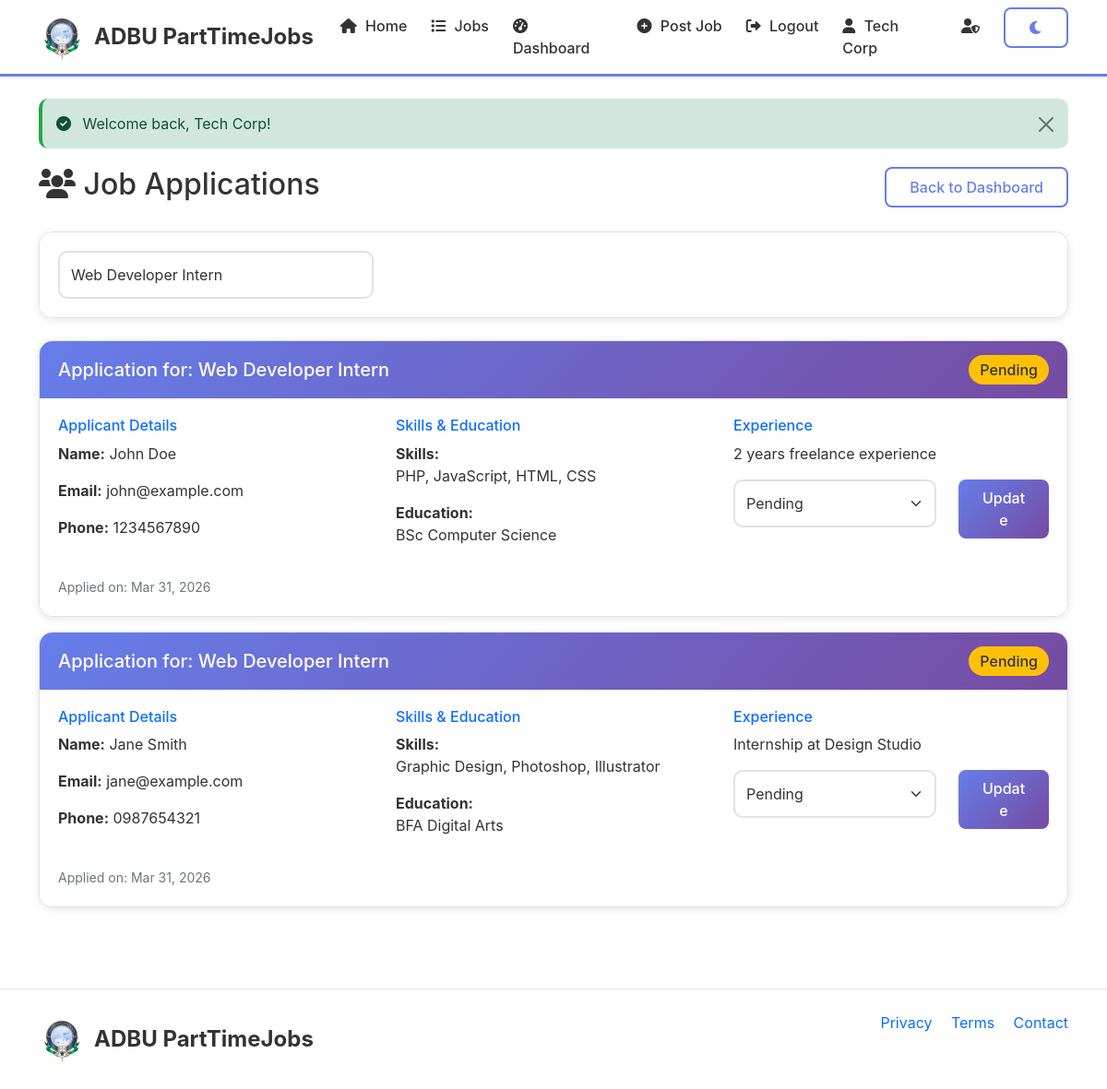
The app's page /pages/view-applications.php?job_id=1 (signed in) with its own data.
### tables this page shows
CREATE TABLE applications (
    id INT AUTO_INCREMENT PRIMARY KEY,
    job_id INT NOT NULL,
    user_id INT NOT NULL,
    status ENUM('pending', 'accepted', 'rejected') DEFAULT 'pending',
    applied_at TIMESTAMP DEFAULT CURRENT_TIMESTAMP,
    FOREIGN KEY (job_id) REFERENCES jobs(id) ON DELETE CASCADE,
    FOREIGN KEY (user_id) REFERENCES users(id) ON DELETE CASCADE
);

CREATE TABLE jobs (
    id INT AUTO_INCREMENT PRIMARY KEY,
    employer_id INT NOT NULL,
    title VARCHAR(200) NOT NULL,
    company VARCHAR(100),
    description TEXT,
    requirements TEXT,
    location VARCHAR(100),
    salary VARCHAR(50),
    job_type ENUM('remote', 'hybrid', 'onsite') DEFAULT 'onsite',
    category VARCHAR(50),
    posted_at TIMESTAMP DEFAULT CURRENT_TIMESTAMP,
    deadline DATE,
    status ENUM('active', 'closed') DEFAULT 'active',
    FOREIGN KEY (employer_id) REFERENCES users(id) ON DELETE CASCADE
);

CREATE TABLE users (
    id INT AUTO_INCREMENT PRIMARY KEY,
    username VARCHAR(50) UNIQUE NOT NULL,
    email VARCHAR(100) UNIQUE NOT NULL,
    password VARCHAR(255) NOT NULL,
    user_type ENUM('student', 'employer') NOT NULL,
    full_name VARCHAR(100),
    phone VARCHAR(20),
    created_at TIMESTAMP DEFAULT CURRENT_TIMESTAMP
);

CREATE TABLE student_profiles (
    id INT AUTO_INCREMENT PRIMARY KEY,
    user_id INT UNIQUE,
    skills TEXT,
    education TEXT,
    experience TEXT,
    certificates TEXT,
    FOREIGN KEY (user_id) REFERENCES users(id) ON DELETE CASCADE
);

### includes/config.php (called while the page is built, shortened)
<?php
function formatDate($date) {
    return date('M d, Y', strtotime($date));
}
?>

### pages/view-applications.php (the view, shortened to what this page needs)
<?php
require_once '../includes/config.php';
require_once '../includes/header.php';
$employer_id = $_SESSION['user_id'];
$job_id = isset($_GET['job_id']) ? (int)$_GET['job_id'] : 0;
$jobs = $conn->prepare("SELECT id, title FROM jobs WHERE employer_id = ? ORDER BY posted_at DESC");
$jobs->execute([$employer_id]);
$job_list = $jobs->fetchAll();
$query = "
    SELECT a.*, j.title as job_title, j.location, j.job_type,
           u.id as student_id, u.full_name as student_name, u.email, u.phone,
           sp.skills, sp.education, sp.experience
    FROM applications a
    JOIN jobs j ON a.job_id = j.id
    JOIN users u ON a.user_id = u.id
    LEFT JOIN student_profiles sp ON u.id = sp.user_id
    WHERE j.employer_id = ?
";
$params = [$employer_id];
if($job_id > 0) {
    $query .= " AND j.id = ?";
    $params[] = $job_id;
}
$query .= " ORDER BY a.applied_at DESC";
$stmt = $conn->prepare($query);
$stmt->execute($params);
$applications = $stmt->fetchAll();
?>
<div class="container">
    <div class="row mb-4">
        <div class="col-8">
            <h2><i class="fas fa-users"></i> Job Applications</h2>
        </div>
        <div class="col-4 text-end">
            <a href="employer-dashboard.php" class="btn btn-outline-primary">Back to Dashboard</a>
        </div>
    </div>
    <div class="card mb-4">
        <div class="card-body">
            <form method="GET" class="row">
                <div class="col-md-4">
                    <select name="job_id" class="form-control" onchange="this.form.submit()">
                        <?php foreach($job_list as $job): ?>
                            <option value="<?php echo $job['id']; ?>" <?php echo $job_id == $job['id'] ? 'selected' : ''; ?>>
                                <?php echo htmlspecialchars($job['title']); ?>
                            </option>
                        <?php endforeach; ?>
                    </select>
                </div>
            </form>
        </div>
    </div>
    <?php if(empty($applications)): ?>
        <div class="card">
            <div class="card-body text-center py-5">
                <i class="fas fa-inbox fa-4x text-muted mb-3"></i>
                <h5>No Applications Found</h5>
                <p class="text-muted">There are no applications matching your criteria.</p>
            </div>
        </div>
    <?php else: ?>
        <?php foreach($applications as $app): ?>
            <div class="card mb-3">
                <div class="card-header">
                    <div class="d-flex justify-content-between align-items-center">
                        <h5 class="mb-0">Application for: <?php echo htmlspecialchars($app['job_title']); ?></h5>
                        <span class="badge bg-<?php
                            echo $app['status'] == 'accepted' ? 'success' :
                                ($app['status'] == 'rejected' ? 'danger' : 'warning');
                        ?> fs-6"><?php echo ucfirst($app['status']); ?></span>
                    </div>
                </div>
                <div class="card-body">
                    <div class="row">
                        <div class="col-md-4">
                            <h6 class="text-primary">Applicant Details</h6>
                            <p><strong>Name:</strong> <?php echo htmlspecialchars($app['student_name']); ?></p>
                            <p><strong>Email:</strong> <?php echo htmlspecialchars($app['email']); ?></p>
                            <p><strong>Phone:</strong> <?php echo htmlspecialchars($app['phone'] ?? 'Not provided'); ?></p>
                        </div>
                        <div class="col-md-4">
                            <h6 class="text-primary">Skills & Education</h6>
                            <p><strong>Skills:</strong><br><?php echo nl2br(htmlspecialchars($app['skills'] ?? 'Not provided')); ?></p>
                            <p><strong>Education:</strong><br><?php echo nl2br(htmlspecialchars($app['education'] ?? 'Not provided')); ?></p>
                        </div>
                        <div class="col-md-4">
                            <h6 class="text-primary">Experience</h6>
                            <p><?php echo nl2br(htmlspecialchars($app['experience'] ?? 'Not provided')); ?></p>
                            <form method="POST" action="update-application.php" class="mt-3">
                                <div class="row">
                                    <div class="col-md-8">
                                        <select name="status" class="form-select">
                                            <option value="pending" <?php echo $app['status'] == 'pending' ? 'selected' : ''; ?>>Pending</option>
                                        </select>
                                    </div>
                                    <div class="col-md-4">
                                        <button type="submit" class="btn btn-primary w-100">Update</button>
                                    </div>
                                </div>
                            </form>
                        </div>
                    </div>
                    <div class="mt-3">
                        <small class="text-muted">Applied on: <?php echo formatDate($app['applied_at']); ?></small>
                    </div>
                </div>
            </div>
        <?php endforeach; ?>
    <?php endif; ?>
</div>
<?php require_once '../includes/footer.php'; ?>

### assets/css/style.css (style rules this page uses)
.light-mode { --bg-primary: #ffffff; --bg-secondary: #f8f9fa; --text-primary: #333333; --text-secondary: #6c757d; --card-bg: #ffffff; --border-color: #dee2e6; --input-bg: #ffffff; --input-text: #333333; --navbar-bg: #ffffff; --footer-bg: #f8f9fa; --link-color: #0d6efd; --link-hover: #0b5ed7; --hover-bg: #e9ecef; --shadow: 0 2px 10px rgba(0,0,0,0.1); --primary-gradient: linear-gradient(135deg, #667eea 0%, #764ba2 100%); --success-bg: #d1e7dd; --success-text: #0f5132; --danger-bg: #f8d7da; --danger-text: #842029; --warning-bg: #fff3cd; --warning-text: #856404; --info-bg: #cff4fc; --info-text: #055160; --header-text: #333333; --footer-text: #333333; }
* { margin: 0; padding: 0; box-sizing: border-box; transition: background-color 0.3s ease, color 0.3s ease, border-color 0.3s ease, box-shadow 0.3s ease; }
body { font-family: -apple-system, BlinkMacSystemFont, 'Segoe UI', Roboto, 'Helvetica Neue', Arial, sans-serif; background-color: var(--bg-primary); color: var(--text-primary); min-height: 100vh; display: flex; flex-direction: column; transition: all 0.3s ease; }
.container { flex: 1; }
h1, h2, h3, h4, h5, h6 { color: var(--header-text) !important; }
.text-muted { color: var(--text-secondary) !important; }
.text-primary { color: var(--link-color) !important; }
a { color: var(--link-color); text-decoration: none; transition: color 0.3s ease; }
.card { background-color: var(--card-bg); border: 1px solid var(--border-color); border-radius: 15px; box-shadow: var(--shadow); margin-bottom: 20px; transition: all 0.3s ease; overflow: hidden; }
.card-header { background: var(--primary-gradient); color: white !important; border-bottom: none; padding: 15px 20px; font-weight: 600; }
.card-header h4, .card-header h5, .card-header h3 { color: white !important; margin: 0; }
.card-body { background-color: var(--card-bg); color: var(--text-primary); padding: 20px; }
.btn { padding: 8px 25px; border-radius: 8px; font-weight: 500; transition: all 0.3s ease; border: none; }
.btn-primary { background: var(--primary-gradient); color: white; }
.btn-outline-primary { background: transparent; border: 2px solid #667eea; color: #667eea; }
.form-control, .form-select { background-color: var(--input-bg); color: var(--input-text); border: 2px solid var(--border-color); border-radius: 10px; padding: 12px; transition: all 0.3s ease; }
.badge { padding: 8px 12px; border-radius: 20px; font-weight: 500; font-size: 0.8rem; }
.badge.bg-warning { background: #ffc107 !important; color: #333; }

### includes/header.php (style rules this page uses)
body { visibility: hidden; opacity: 0; transition: opacity 0.2s ease; }
body.theme-ready { visibility: visible; opacity: 1; }

### records on screen
applications: job.title "Web Developer Intern", status "Pending", user.full_name "John Doe", user.email "john@example.com", user.phone "1234567890", student_profiles.skills "PHP, JavaScript, HTML, CSS", student_profiles.education "BSc Computer Science", student_profiles.experience "2 years freelance experience", applied_at "Mar 31, 2026"
applications: job.title "Web Developer Intern", status "Pending", user.full_name "Jane Smith", user.email "jane@example.com", user.phone "0987654321", student_profiles.skills "Graphic Design, Photoshop, Illustrator", student_profiles.education "BFA Digital Arts", student_profiles.experience "Internship at Design Studio", applied_at "Mar 31, 2026"

### other values on screen
$_SESSION['full_name'] "Tech Corp"
$_SESSION['success'] "Welcome back, Tech Corp!"
form field job_id "Web Developer Intern"
